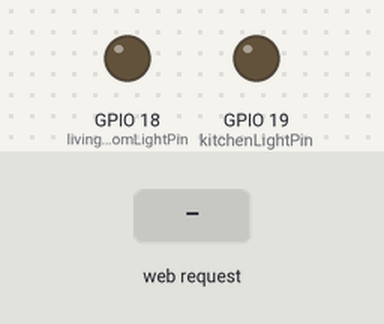
A sketch run on a simulated ESP32. Parts: output pins drawn as LEDs (lit = HIGH). The test bench sets the inputs (shaded band). WiFi joins after 1.5 s; servers stay silent unless stated; what the sketch prints to the serial monitor is not drawn.

Above: at 1.2 s.
1.3 s: HTTP request GET /wifi-setup?ssid=1&password=1 received
4.3 s: HTTP request GET /light-on received
At 4.6 s:
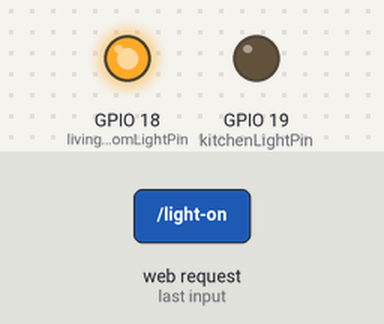
5.8 s: HTTP request GET /kitchen-on received
At 7.0 s:
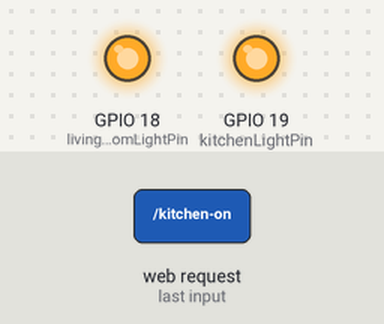
7.3 s: HTTP request GET /light-off received
At 8.1 s:
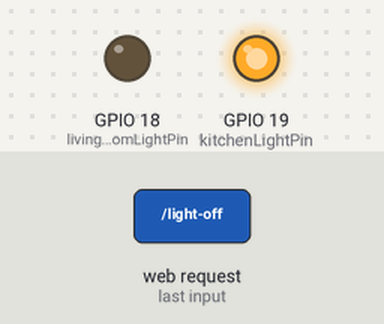
8.8 s: HTTP request GET /kitchen-off received
At 9.3 s:
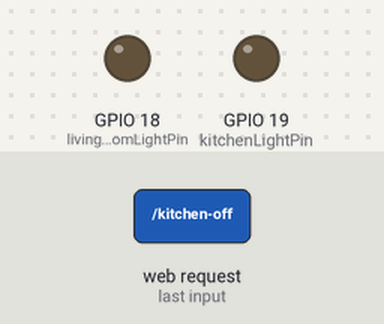
10.3 s: HTTP request GET /light-on?ssid=1 received
At 11.6 s:
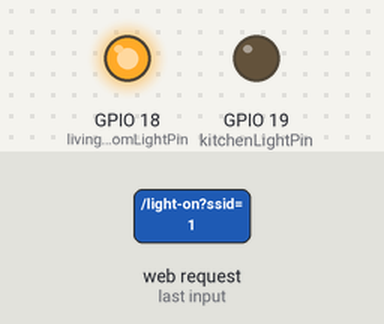
Timing chart, 0 to 12.8 s (numbered marks = the images above; inputs shaded):
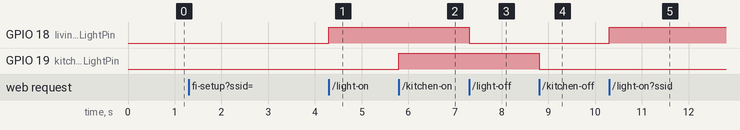

Measured:
- after the input at 4.3 s, GPIO 18 (livingRoomLightPin): LOW → HIGH at once
- after the input at 5.8 s, GPIO 19 (kitchenLightPin): LOW → HIGH at once
- after the input at 7.3 s, GPIO 18 (livingRoomLightPin): HIGH → LOW at once
- after the input at 8.8 s, GPIO 19 (kitchenLightPin): HIGH → LOW at once
- after the input at 10.3 s, GPIO 18 (livingRoomLightPin): LOW → HIGH at once

The sketch:

main_ino.ino
```cpp
#include <WiFi.h>
#include <WebServer.h>
#include "dns_sd.h"  // Include the header file for startDNSServer
#include "lightControl.h"  // Include the header file for light control

WebServer server(80);  // Create a web server on port 80

void setup() {
  Serial.begin(115200);

  // Start the ESP32 in Access Point mode
  WiFi.softAP("ESP32_Setup");
  Serial.println("Access Point Started");

  // Print the IP address of the ESP32 in AP mode
  Serial.print("ESP32 IP: ");
  Serial.println(WiFi.softAPIP());

  // Define routes for the web server
  server.on("/", handleRoot);
  server.on("/wifi-setup", handleWiFiSetup);

  server.begin();  // Start the web server
}

// Handle the root page, showing a simple Wi-Fi setup form
void handleRoot() {
  server.send(200, "text/html",
    "<form action='/wifi-setup'>"
    "<label>SSID: <input name='ssid'></label><br><br>"
    "<label>Password: <input name='password' type='password'></label><br><br>"
    "<button type='submit'>Connect</button>"
    "</form>"
  );
}

// Handle the Wi-Fi setup when the form is submitted
void handleWiFiSetup() {
  String ssid = server.arg("ssid");
  String password = server.arg("password");

  // Check if SSID and password are provided
  if (ssid != "" && password != "") {
    WiFi.begin(ssid.c_str(), password.c_str());  // Connect to Wi-Fi

    server.send(200, "text/html", "Connecting to Wi-Fi... Please wait and check the Serial Monitor.");
    Serial.print("Connecting to Wi-Fi: ");
    Serial.println(ssid);

    // Wait for connection
    unsigned long startAttemptTime = millis();
    while (WiFi.status() != WL_CONNECTED && millis() - startAttemptTime < 30000) {
      delay(500);
      Serial.print(".");  // Print dots while waiting
    }

    // Check if connected
    if (WiFi.status() == WL_CONNECTED) {
      server.send(200, "text/html", "Connected to Wi-Fi! IP: " + WiFi.localIP().toString());
      Serial.println("\nConnected to Wi-Fi!");
      Serial.print("IP Address: ");
      Serial.println(WiFi.localIP());

      // Call the startDNSServer function after successful connection
      startDNSServer();
      startLightControl();  // Call the light control function
    } else {
      server.send(200, "text/html", "Failed to connect to Wi-Fi. Please check your SSID and password.");
      Serial.println("Failed to connect to Wi-Fi.");
    }
  } else {
    server.send(200, "text/html", "SSID and Password must not be empty.");
  }
}

void loop() {
  server.handleClient();  // Handle incoming web server requests
}
```

dns_sd.cpp
```cpp
#include "dns_sd.h"

// Function to start the mDNS server
void startDNSServer() {
  // Check if Wi-Fi is connected before starting mDNS
  if (WiFi.status() != WL_CONNECTED) {
    Serial.println("Wi-Fi is not connected. Please connect to Wi-Fi first.");
    return;
  }

  // Start the mDNS responder with the hostname "esp32"
  if (!MDNS.begin("esp32")) {
    Serial.println("Error starting mDNS");
    return;
  }
  Serial.println("mDNS responder started");

  // Add service to mDNS-SD
  if (MDNS.addService("http", "tcp", 80)) {
    Serial.println("Service added to mDNS");
  } else {
    Serial.println("Error adding service to mDNS");
  }
}
```

dns_sd.h
```cpp
#ifndef DNS_SD_H
#define DNS_SD_H

#include <Arduino.h>
#include <WiFi.h>
#include <ESPmDNS.h>

// Function to start the mDNS server
void startDNSServer();

#endif
```

lightControl.cpp
```cpp
#include "lightControl.h"

// Create a web server object that listens on port 80
extern WebServer server;

// Pin configurations for the lights
const int livingRoomLightPin = 18; // GPIO 18
const int kitchenLightPin = 19;    // GPIO 19

// Variables to store light statuses
bool livingRoomLightOn = false;
bool kitchenLightOn = false;

void startLightControl() {
  // Set pin modes for lights
  pinMode(livingRoomLightPin, OUTPUT);
  pinMode(kitchenLightPin, OUTPUT);

  // Initialize the lights in OFF state
  digitalWrite(livingRoomLightPin, LOW);
  digitalWrite(kitchenLightPin, LOW);

  // Define the routes for light control
  server.on("/light-on", handleLightOn);
  server.on("/light-off", handleLightOff);
  server.on("/kitchen-on", handleKitchenOn);
  server.on("/kitchen-off", handleKitchenOff);
}

void handleLightOn() {
  livingRoomLightOn = true;
  digitalWrite(livingRoomLightPin, HIGH);  // Turn on the light
  server.send(200, "text/plain", "Living room light is ON");
}

void handleLightOff() {
  livingRoomLightOn = false;
  digitalWrite(livingRoomLightPin, LOW);  // Turn off the light
  server.send(200, "text/plain", "Living room light is OFF");
}

void handleKitchenOn() {
  kitchenLightOn = true;
  digitalWrite(kitchenLightPin, HIGH);  // Turn on the kitchen light
  server.send(200, "text/plain", "Kitchen light is ON");
}

void handleKitchenOff() {
  kitchenLightOn = false;
  digitalWrite(kitchenLightPin, LOW);  // Turn off the kitchen light
  server.send(200, "text/plain", "Kitchen light is OFF");
}
```

lightControl.h
```cpp
#ifndef LIGHTCONTROL_H
#define LIGHTCONTROL_H

#include <WiFi.h>
#include <WebServer.h>

// Function to initialize light control
void startLightControl();

// Routes for controlling the lights
void handleLightOn();
void handleLightOff();
void handleKitchenOn();
void handleKitchenOff();

#endif
```
